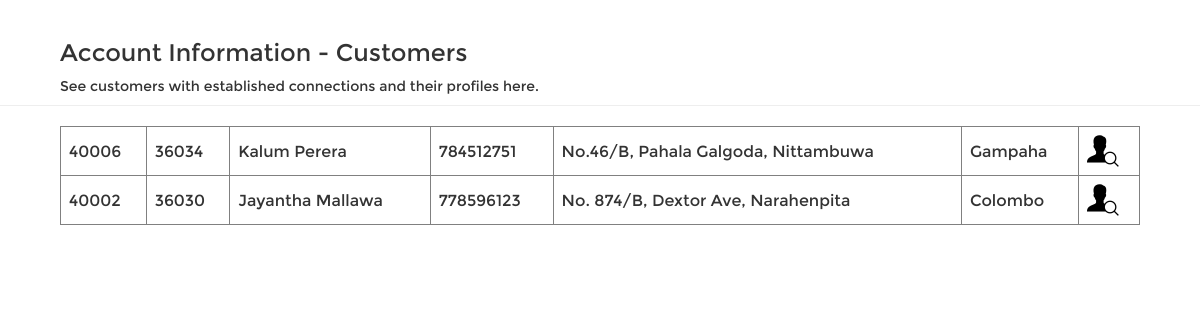
The app's page /manager/customers.php with its own data.
### tables this page shows
CREATE TABLE `establishes` (
  `Req_ID` int(5) NOT NULL,
  `Emp_ID` int(5) NOT NULL,
  `Date` date NOT NULL,
  KEY `Emp_ID` (`Emp_ID`),
  KEY `Req_ID` (`Req_ID`),
  CONSTRAINT `establishes_ibfk_1` FOREIGN KEY (`Emp_ID`) REFERENCES `service_personnal` (`Emp_ID`),
  CONSTRAINT `establishes_ibfk_2` FOREIGN KEY (`Req_ID`) REFERENCES `new_connection` (`Req_ID`)
);

CREATE TABLE `customer` (
  `Cus_ID` int(5) NOT NULL AUTO_INCREMENT,
  `Req_ID` int(5) NOT NULL,
  `Fname` varchar(20) NOT NULL,
  `Lname` varchar(20) NOT NULL,
  `Phone` int(10) NOT NULL,
  `Address` varchar(100) NOT NULL,
  PRIMARY KEY (`Cus_ID`),
  KEY `Req_ID` (`Req_ID`),
  CONSTRAINT `customer_ibfk_1` FOREIGN KEY (`Req_ID`) REFERENCES `new_connection` (`Req_ID`)
);

CREATE TABLE `new_connection` (
  `Req_ID` int(5) NOT NULL AUTO_INCREMENT,
  `Date` date NOT NULL,
  `Area` varchar(20) NOT NULL,
  `Status` varchar(14) DEFAULT 'Pending',
  PRIMARY KEY (`Req_ID`)
);

### manager/customers.php (the view, shortened to what this page needs)
<?php
$query = "SELECT *
FROM Establishes
INNER JOIN Customer ON Establishes.Req_ID = Customer.Req_ID
INNER JOIN New_Connection ON Establishes.Req_ID = New_Connection.Req_ID;
";
$result = filterRecord($query);
	function filterRecord($query)
	{
		include("config.php");
		$filter_result = mysqli_query($mysqli, $query);
		return $filter_result;
	}
?>
<html>
	<head>
		<link type="text/css" href="assets/css/bootstrap.min.css" rel="stylesheet">
		<link rel="stylesheet" href="https://cdnjs.cloudflare.com/ajax/libs/font-awesome/4.7.0/css/font-awesome.min.css">
</head>
<body style="background-color: hsla(0,0%,100%,0.8)">
<div class="page-header" >
<h3 style="font-family:Montserrat;margin-left:5%;">Account Information - Customers</h3>
<p3 style="font-family:Montserrat;margin-left:5%;">See customers with established connections and their profiles here.</p3>
</div>
<div class="body_class" >
   <div class="table_container" style="overflow-y: scroll; height:65%; width:90%; margin-left:5%;">
<?php
echo "<table border='1' ;table width='100%'>
<tr>
</tr>";
while($row = mysqli_fetch_array($result))
{
echo "<tr>";
echo "<td>" . $row['Cus_ID'] . "</td>";
echo "<td>" . $row['Req_ID'] . "</td>";
echo "<td>" . $row['Fname'] . " " . $row['Lname'] . "</td>";
echo "<td>" . $row['Phone'] . "</td>";
echo "<td>" . $row['Address'] . "</td>";
echo "<td>" . $row['Area'] . "</td>";
echo "<td><a href='show_customer.php?Req_ID=".$row['Req_ID']."'><img src='./images/icons8-find-user-male-32.png' alt='Edit'></a></td>";
echo "</tr>";
}
echo "</table>";
?>
</div>
</div>
</body>
</html>

### manager/customers.php (style rules this page uses)
th, td { text-align: left; padding: 8px; font-family:Montserrat; }

### records on screen
establishes: customer.Cus_ID "40006", Req_ID.Req_ID "36034", customer.Fname "Kalum", customer.Lname "Perera", customer.Phone "784512751", customer.Address "No.46/B, Pahala Galgoda, Nittambuwa", Req_ID.Area "Gampaha"
establishes: customer.Cus_ID "40002", Req_ID.Req_ID "36030", customer.Fname "Jayantha", customer.Lname "Mallawa", customer.Phone "778596123", customer.Address "No. 874/B, Dextor Ave, Narahenpita", Req_ID.Area "Colombo"
